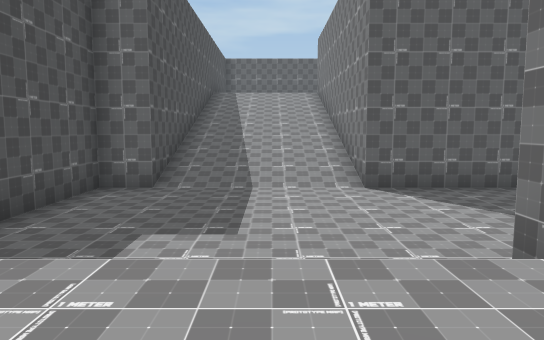
view 1 (above)

24 first-person views from a walk through a Unity game level. The camera is 1.2 m above the floor, tilts 6° down and sees 70° across. The floor is counted in squares, 2 m on a side. Each view is taken from the middle of a square. On the plan, view 1 faces up. The plan holds only what a view shows up to about 11 squares ahead; the rest is blank. The place goes on beyond the plan. The player is left out. Some surface patterns are stand-ins.

view 2
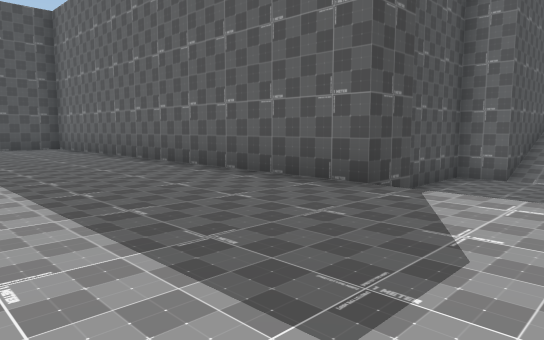

view 3
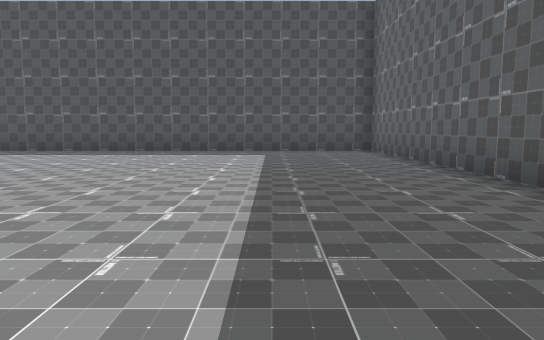

view 4
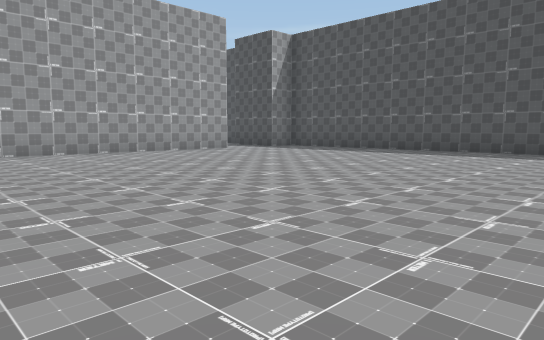

view 5
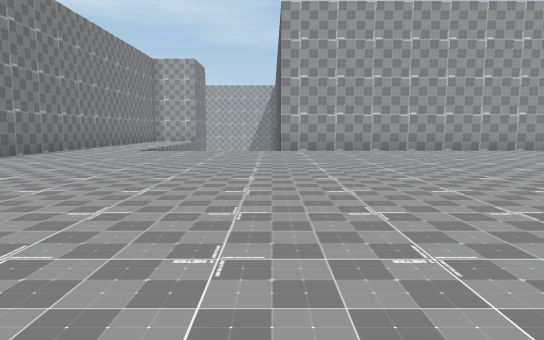

view 6
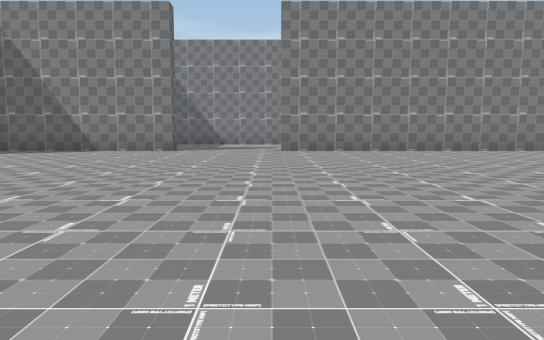

view 7
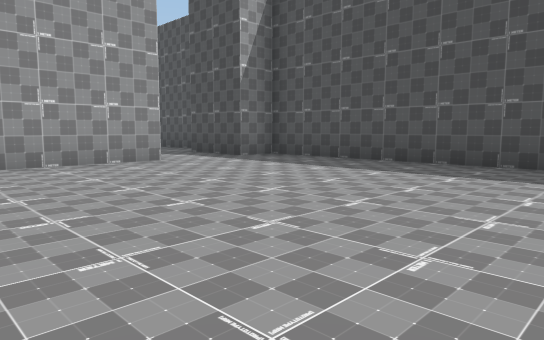

view 8
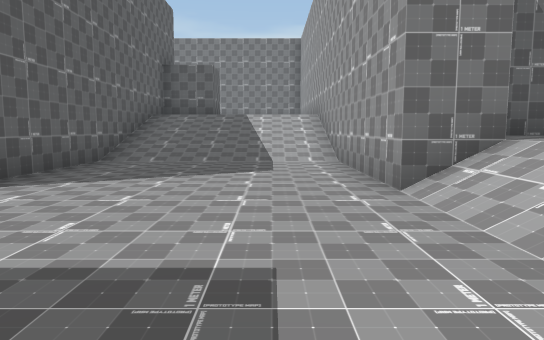

view 9
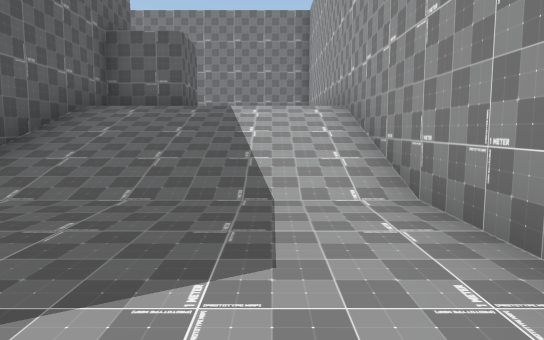

view 10
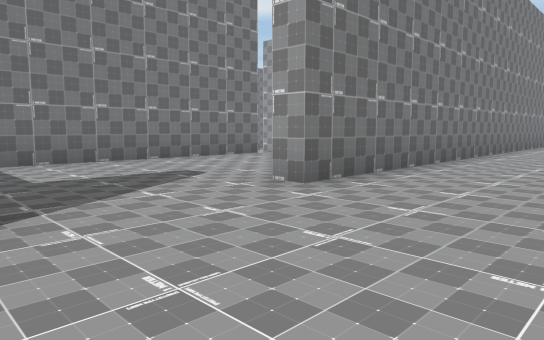

view 11
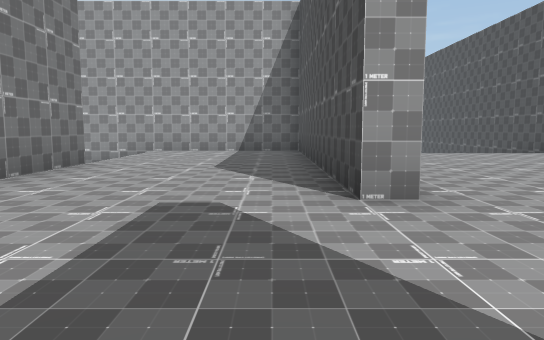

view 12
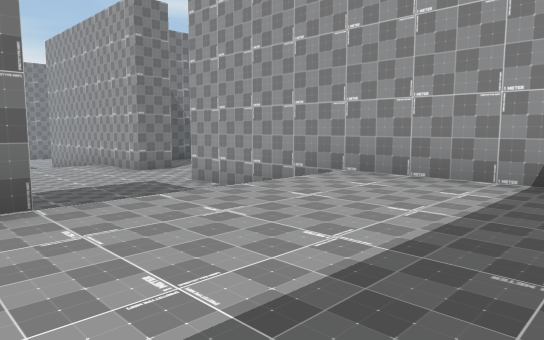

view 13
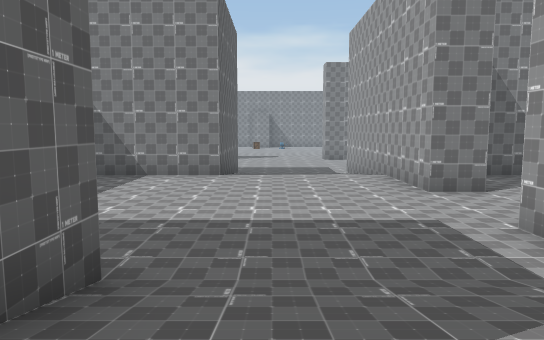

view 14
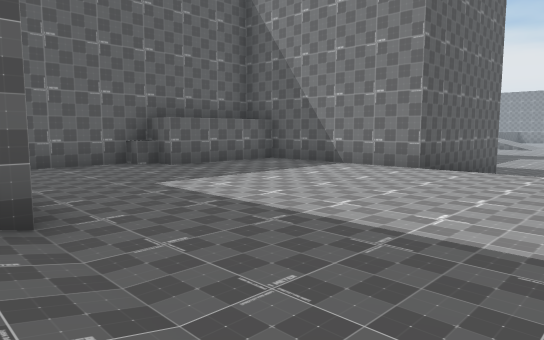

view 15
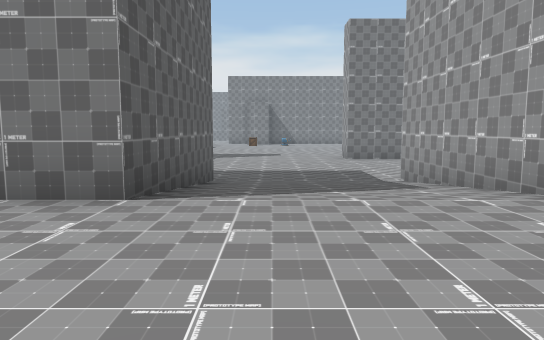

view 16
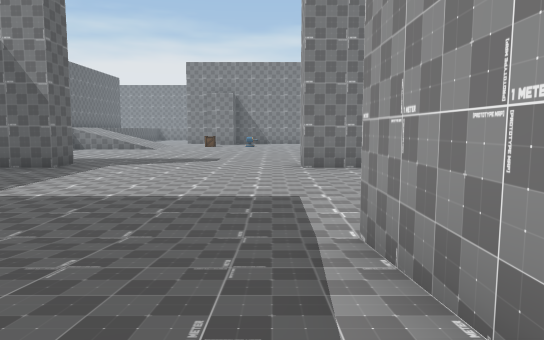

view 17
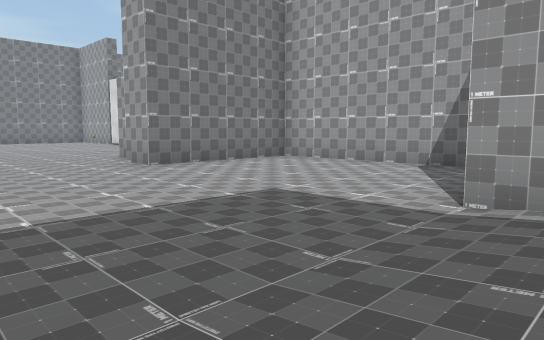

view 18
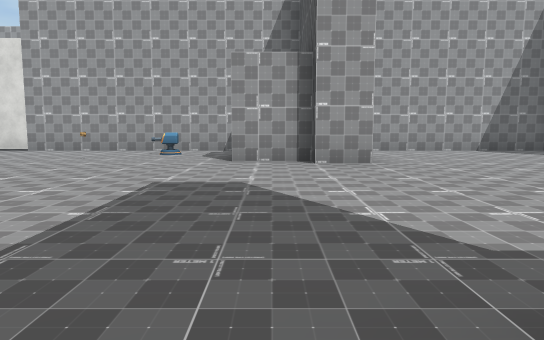

view 19
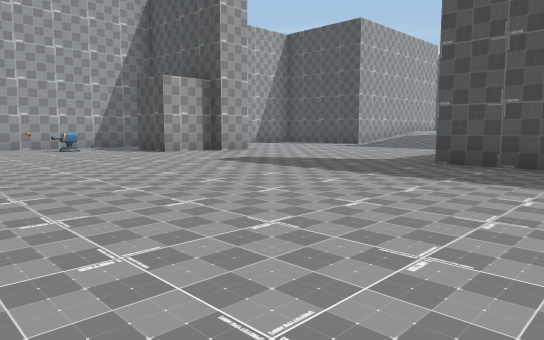

view 20
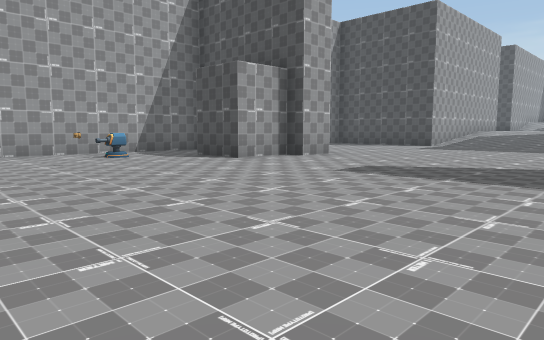

view 21
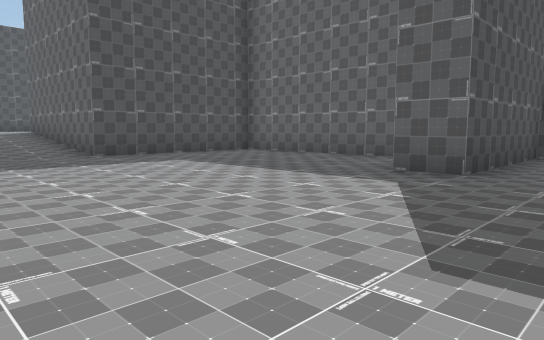

view 22
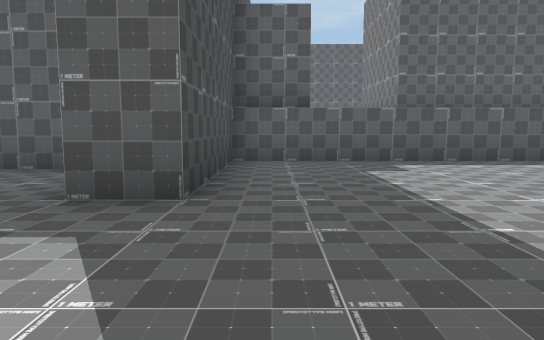

view 23
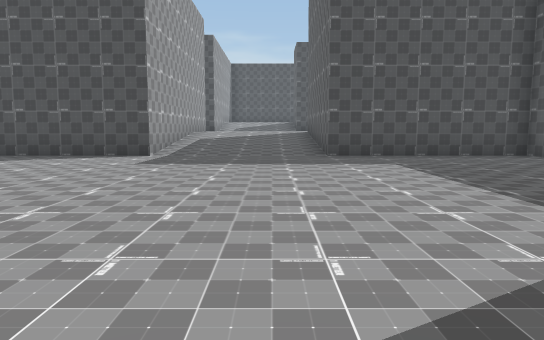

view 24
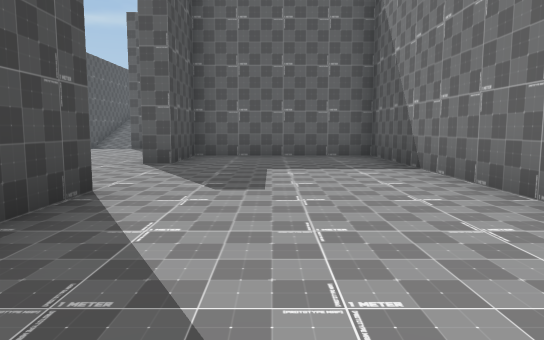

### Floor plan
Key: @ floor where view 1 was taken; # wall or solid block; . main floor; - floor 1 m lower than the main floor; : floor 1 m higher than the main floor; _ floor 2 m lower than the main floor; / step, stairs or slope; O other object.
Columns run from 13 left of view 1 to 36 right of it. Each row starts with its distance up from view 1.
  9           #////#
  8          ##////#########
  7          #---------///:#
  6          #---------///:##
  5          #---------///:
  4           ---------///:
  3            --------///:
  2 ###########////############
  1 #................#
  0 #............@...#                             ###
 -1 #................######
 -2 #................#....#
 -3 #................#....#                   ##
 -4 #.....................#  ###              #______
 -5 #.....................#  --#####   ########_______
 -6 #.....................#  ------#   #_____ #_______
 -7 #................#....# -------#   #______#_______
 -8 #................#....# -------#   #______________
 -9 #................#....##-------#####______________
-10 #................#....//-------////_______________
-11 #................#....//-------////_______________
-12 #................#....//-------////______________
-13 ##..#######////..#.... /-------////______________
-14  #.       #/    .#########--########______#______
-15  ..             .#         --- #   #______##___O__
-16                  #          ---#   #______#___O___
-17                               -#   #______#_______
-18                                    ###############

Where each view was taken, in squares from view 1:
view 1: 0 up, 0 right, facing up
view 2: 2 down, 0 right, facing up-left
view 3: 1 down, 2 left, facing left
view 4: 3 down, 2 left, facing down-left
view 5: 2 down, 2 left, facing down
view 6: 6 down, 7 left, facing right
view 7: 6 down, 6 left, facing down-left
view 8: 4 up, 2 left, facing right
view 9: 4 up, 2 right, facing right
view 10: 3 down, 1 right, facing down-right
view 11: 3 down, 5 right, facing down
view 12: 9 down, 5 right, facing down-right
view 13: 11 down, 8 right, facing right
view 14: 13 down, 10 right, facing up-right
view 15: 11 down, 14 right, facing right
view 16: 13 down, 19 right, facing right
view 17: 10 down, 21 right, facing down-right
view 18: 7 down, 30 right, facing down
view 19: 5 down, 36 right, facing down-left
view 20: 8 down, 36 right, facing down-left
view 21: 13 down, 31 right, facing up-left
view 22: 11 down, 30 right, facing up
view 23: 11 down, 31 right, facing left
view 24: 10 down, 6 right, facing up
